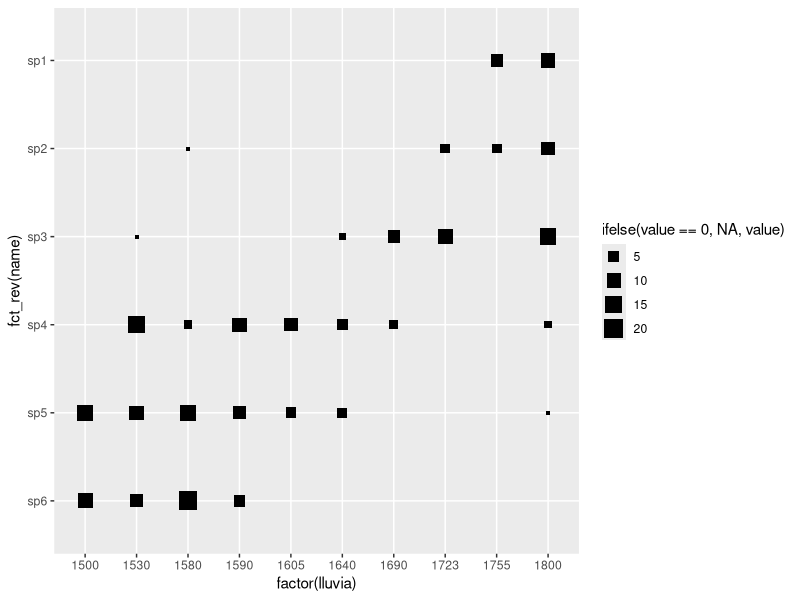

The R source for this figure:
## ---- chunk 1
#| echo: false
#| eval: true
#| message: false
library(here)
## ---- chunk 2
#| eval: true
#| echo: true

matrix(data=NA, nrow = 2, ncol=2)

## ---- chunk 3
#| eval: true
#| echo: true

a <- matrix(1:6, ncol = 3, nrow = 2)
b <- array(1:12, c(2, 3, 4))
## ---- chunk 4
#| eval: true
#| echo: true
a <- matrix(1:6, ncol = 3, nrow = 2)
a
## ---- chunk 5
#| eval: true
#| echo: true
b <- array(1:12, c(2, 3, 4))
b
## ---- chunk 6
#| eval: true
#| echo: true

matrix(data=NA, nrow = 2, ncol=2,dimnames = list(c("row1","row2"),
                                                 c("col1", "col2")))
## ---- chunk 7
#| eval: true
#| echo: true
vec = c("a","b","c","d","e","f")
matrix(vec, nrow = 3, byrow = T )
## ---- chunk 8
#| eval: true
#| echo: true
vec = c("a","b","c","d","e","f")
matrix(vec, nrow = 3, byrow = F )
## ---- chunk 9
#| eval: true
#| echo: true
a <- matrix(1:6, ncol = 3, nrow = 2)
a
diag(a)
## ---- chunk 10
#| eval: true
#| echo: true
 a <- matrix(1:9, nrow=3)
 b <- diag(rep(1,3))

 a
 b

## ---- chunk 11
#| eval: true
#| echo: true
 a <- matrix(1:9, nrow=3)
 b <- diag(rep(1,3))

 a + b

## ---- chunk 12
#| eval: true
#| echo: true
 a <- matrix(1:9, nrow=3)
 b <- diag(rep(1,3))
 a
 b

 a - b
## ---- chunk 13
#| eval: true
#| echo: true
 a <- matrix(1:9, nrow=3)
 d <- c(0,0,1)
a
d
## ---- chunk 14
#| eval: true
#| echo: true
a + d
## ---- chunk 15
#| eval: true
#| echo: true
 a <- matrix(1:9, nrow=3)

 a + 1

## ---- chunk 16
#| eval: true
#| echo: true

 a <- matrix(1:9, nrow=3)
 b <- 1
 a
 a + b
## ---- chunk 17
#| eval: true
#| echo: true

a <- matrix(1:4, nrow=2)
b <- diag(rep(1,2))
d <- matrix(c(0,1), nrow=2)
a
b
d
## ---- chunk 18
#| eval: true
#| echo: true

a <- matrix(1:4, nrow=2)
b <- diag(rep(1,2))
d <- matrix(c(0,1), nrow=2)

 a %*% b # ¿Salió bien?
## ---- chunk 19
#| eval: true
#| echo: true

a <- matrix(1:4, nrow=2)
b <- diag(rep(1,2))
d <- matrix(c(0,1), nrow=2)

 a %*% d # ¿esta?
## ---- chunk 20
#| eval: true
#| echo: true

a <- matrix(1:4, nrow=2)
a
(1*4) - (3*2)

## ---- chunk 21
#| eval: true
#| echo: true

d <- det(a)
d

## ---- chunk 22
#| eval: true
#| echo: true

inva <-  matrix(c(4,-3,-2,1), nrow=2)
inva

(4/det(a))
(-3/det(a))
(-2/det(a))
(1/det(a))

## ---- chunk 23
#| eval: true
#| echo: true

a <- matrix(1:4, nrow=2)
ainv <- solve(a)
ainv

## ---- chunk 24
#| eval: true
#| echo: true
a %*% ainv
## ---- chunk 25
#| eval: true
#| echo: true
M = matrix(c(2,3,4,0,1,2), nrow=2,ncol=3,byrow=T,
           dimnames = 
             list(c("I","II"),
             c("A", "B","C")))
M
## ---- chunk 26
#| eval: true
#| echo: true

N = matrix(c(5,3,1), nrow=3,ncol=1,byrow=F,
           dimnames = list(c("A","B","C")))

N
## ---- chunk 27
#| eval: true
#| echo: true
M = matrix(c(2,3,4,0,1,2), nrow=2,ncol=3,byrow=T,
           dimnames = list(c("I","II"),
                                                                   c("A", "B","C")))
N = matrix(c(5,3,1), nrow=3,ncol=1,byrow=F,
           dimnames = list(c("A","B","C")))
## ---- chunk 28
M%*%N
## ---- chunk 29
#| eval: true
#| echo: true

M <- matrix(10 + 1:28, 4, 7) # crear matrix
M <- cbind(-1, M) # poner una columna con -1
M[2, c(2,4:6)] <- 0 # agregar unos ceros
M <- rbind(0, M, 0) #agregar más ceros
M[1:2,2]  <- NA # agregar NAs
M[2:6,8]  <- 0 # agregar otros ceros
M
## ---- chunk 30
#| eval: true
#| echo: true
library(Matrix)

sM <- as(M, "sparseMatrix")
sM
## ---- chunk 31
#| eval: true
#| echo: true
x <- matrix(1:6, nrow = 3)
dist(x)

## ---- chunk 32
#| eval: true
#| echo: true

class(x)
## ---- chunk 33
#| eval: true
#| echo: true
library(vegan)

data(varespec)

vare.dist <- vegdist(varespec)
vare.dist
## ---- chunk 34
#| eval: true
#| echo: true
library(tidyr)
library(tidyverse)

x <- matrix(1:6, nrow = 3)
dx = dist(x)

## ---- chunk 35
#| eval: true
#| echo: true
dx |> 
  as.matrix() |> 
  as.data.frame() |> 
  mutate(sites = c("1","2","3")) |> 
  pivot_longer(cols = c(1:3),
               names_to = "sites2",
               values_to = "distances") |> 
  
  head()

## ---- chunk 36
#| eval: true
#| echo: true
library(readr)
library(here)
moluscos = read_table(file=here("dados","moluscos.txt"))


# importar los datos ambientales
ambi = read_table(file=here("dados","ambi.txt"))

## ---- chunk 37
#| eval: true
#| echo: true
library(tidyverse)

moluscos <- 
  moluscos |> 
    select(c(sp1:sp6))
moluscos

## ---- chunk 38
#| eval: true
#| echo: true

molu.medias <-colSums(moluscos*ambi$lluvia)/colSums(moluscos)

## ---- chunk 39
#| eval: true
#| echo: true


molu.ord<-moluscos[order(ambi$lluvia,decreasing=F),]
molu.ord1<-molu.ord[,order(molu.medias,decreasing=T)]

## ---- chunk 40
#| eval: true
#| echo: true

ambi2 <- ambi[order(ambi$lluvia,decreasing=F),]

molu.ord2 <- cbind(molu.ord1,ambi2)

## ---- chunk 41
#| eval: true
#| echo: true

molu.ord2 |> 
  pivot_longer(cols = c(sp1:sp6)) |> 
  ggplot(aes(x=factor(lluvia),y=fct_rev(name),size=ifelse(value==0,NA,value)))+
  geom_point(shape=15)
